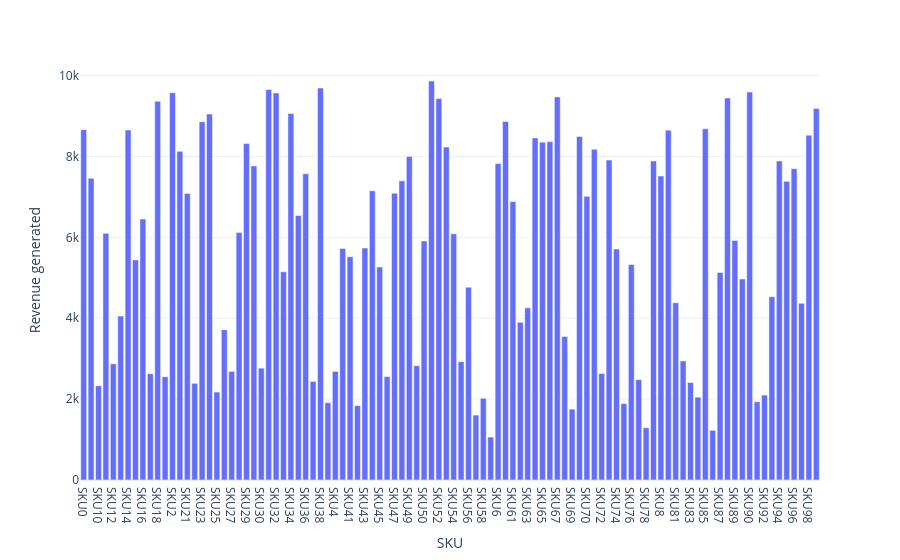

Notebook code for this chart:
### Code cell
sku_rev = data.groupby('SKU')['Revenue generated'].sum().reset_index()
# fig3 = px.line(sku_rev, x='SKU', y='Revenue generated')
fig3 = px.bar(sku_rev,x='SKU',y='Revenue generated')
fig3.show()

### Figure 1 — Plotly figure (JSON) as saved in the notebook; plotly's stock layout.template omitted (floating-point values rounded to 4 significant figures)
{"data": [{"alignmentgroup": "True", "hovertemplate": "SKU=%{x}<br>Revenue generated=%{y}<extra></extra>", "legendgroup": "", "marker": {"color": "#636efa", "pattern": {"shape": ""}}, "name": "", "offsetgroup": "", "orientation": "v", "showlegend": false, "textposition": "auto", "type": "bar", "x": ["SKU0", "SKU1", "SKU10", "SKU11", "SKU12", "SKU13", "SKU14", "SKU15", "SKU16", "SKU17", "SKU18", "SKU19", "SKU2", "SKU20", "SKU21", "SKU22", "SKU23", "SKU24", "SKU25", "SKU26", "SKU27", "SKU28", "SKU29", "SKU3", "SKU30", "SKU31", "SKU32", "SKU33", "SKU34", "SKU35", "SKU36", "SKU37", "SKU38", "SKU39", "SKU4", "SKU40", "SKU41", "SKU42", "SKU43", "SKU44", "SKU45", "SKU46", "SKU47", "SKU48", "SKU49", "SKU5", "SKU50", "SKU51", "SKU52", "SKU53", "SKU54", "SKU55", "SKU56", "SKU57", "SKU58", "SKU59", "SKU6", "SKU60", "SKU61", "SKU62", "SKU63", "SKU64", "SKU65", "SKU66", "SKU67", "SKU68", "SKU69", "SKU7", "SKU70", "SKU71", "SKU72", "SKU73", "SKU74", "SKU75", "SKU76", "SKU77", "SKU78", "SKU79", "SKU8", "SKU80", "SKU81", "SKU82", "SKU83", "SKU84", "SKU85", "SKU86", "SKU87", "SKU88", "SKU89", "SKU9", "SKU90", "SKU91", "SKU92", "SKU93", "SKU94", "SKU95", "SKU96", "SKU97", "SKU98", "SKU99"], "xaxis": "x", "y": [8662.0, 7461.0, 2331.0, 6100.0, 2874.0, 4053.0, 8654.0, 5442.0, 6454.0, 2629.0, 9365.0, 2553.0, 9578.0, 8128.0, 7087.0, 2391.0, 8858.0, 9049.0, 2175.0, 3716.0, 2686.0, 6117.0, 8319.0, 7767.0, 2766.0, 9655.0, 9572.0, 5150.0, 9062.0, 6541.0, 7573.0, 2438.0, 9692.0, 1912.0, 2687.0, 5725.0, 5521.0, 1840.0, 5737.0, 7152.0, 5268.0, 2557.0, 7089.0, 7397.0, 8002.0, 2828.0, 5911.0, 9866.0, 9436.0, 8232.0, 6088.0, 2926.0, 4767.0, 1606.0, 2021.0, 1062.0, 7823.0, 8864.0, 6886.0, 3900.0, 4257.0, 8459.0, 8355.0, 8368.0, 9474.0, 3550.0, 1752.0, 8496.0, 7015.0, 8180.0, 2633.0, 7911.0, 5710.0, 1889.0, 5328.0, 2484.0, 1292.0, 7889.0, 7517.0, 8652.0, 4384.0, 2943.0, 2412.0, 2048.0, 8685.0, 1230.0, 5134.0, 9445.0, 5925.0, 4971.0, 9593.0, 1935.0, 2100.0, 4531.0, 7888.0, 7386.0, 7698.0, 4371.0, 8526.0, 9185.0], "yaxis": "y"}], "layout": {"barmode": "relative", "legend": {"tracegroupgap": 0}, "margin": {"t": 60}, "xaxis": {"anchor": "y", "domain": [0, 1], "title": {"text": "SKU"}}, "yaxis": {"anchor": "x", "domain": [0, 1], "title": {"text": "Revenue generated"}}}}
